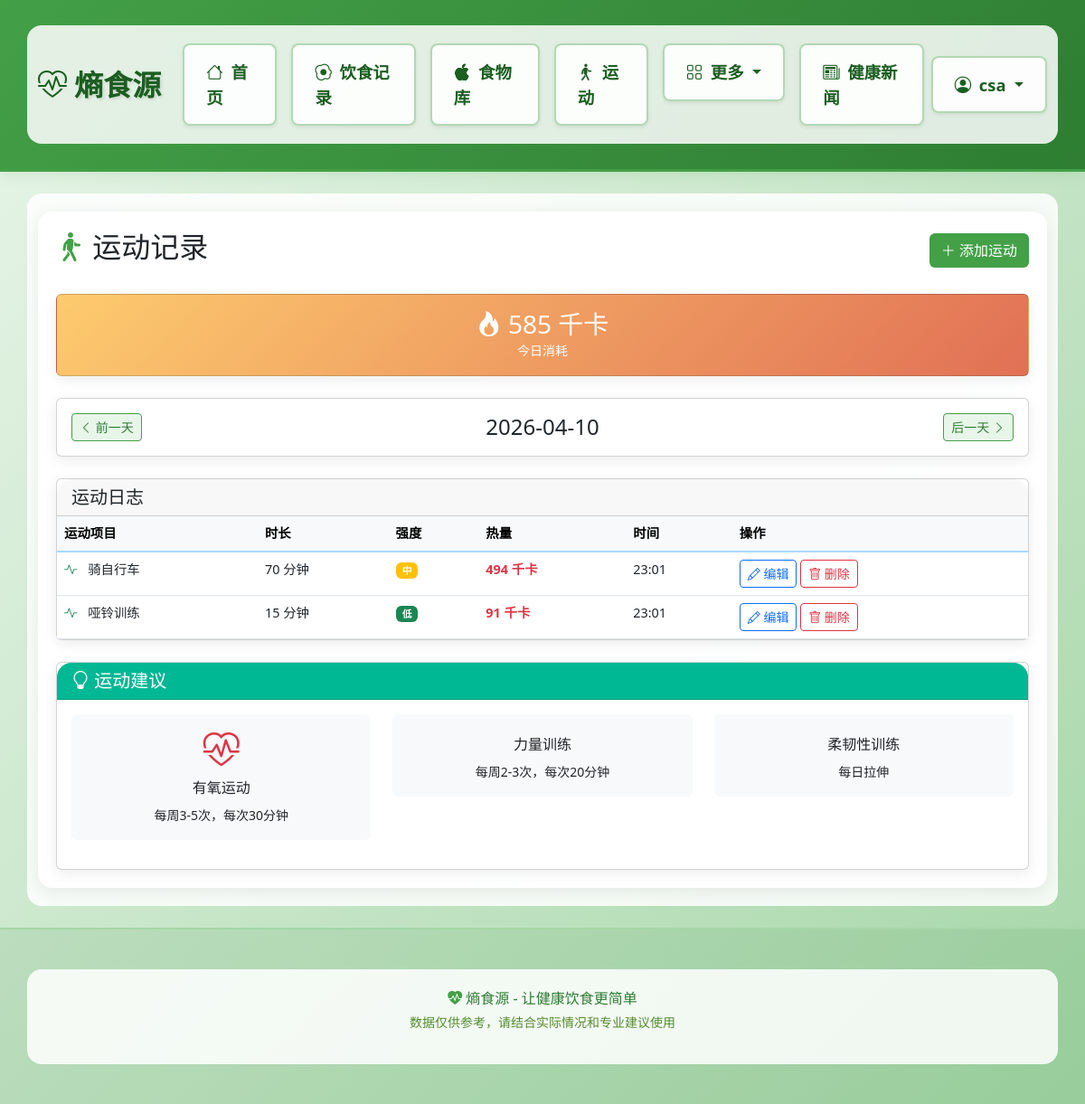
The page /exercise?date=2026-04-10 (signed in) on the database its author committed.
### models.py (models this page shows, shortened)
class User(UserMixin, db.Model):
    __tablename__ = 'users'
    id = db.Column(db.Integer, primary_key=True)
    username = db.Column(db.String(80), unique=True, nullable=False)
    email = db.Column(db.String(120), unique=True, nullable=False)
    password_hash = db.Column(db.String(255), nullable=False)
    created_at = db.Column(db.DateTime, default=datetime.utcnow)
    age = db.Column(db.Integer, default=25)
    gender = db.Column(db.String(10), default='male')  # male, female
    height = db.Column(db.Float, default=170.0)  # cm
    weight = db.Column(db.Float, default=65.0)  # kg
    activity_level = db.Column(db.String(20), default='moderate')  # sedentary, light, moderate, active, very_active
    goal = db.Column(db.String(20), default='maintain')  # lose, maintain, gain
    target_calories = db.Column(db.Float, default=2000)
    target_protein = db.Column(db.Float, default=100)
    target_carbs = db.Column(db.Float, default=250)
    target_fat = db.Column(db.Float, default=65)
    food_records = db.relationship('FoodRecord', backref='user', lazy=True, cascade='all, delete-orphan')
    exercise_records = db.relationship('ExerciseRecord', backref='user', lazy=True, cascade='all, delete-orphan')
    weight_records = db.relationship('WeightRecord', backref='user', lazy=True, cascade='all, delete-orphan')
    sleep_records = db.relationship('SleepRecord', backref='user', lazy=True, cascade='all, delete-orphan')

class ExerciseRecord(db.Model):
    __tablename__ = 'exercise_records'
    id = db.Column(db.Integer, primary_key=True)
    user_id = db.Column(db.Integer, db.ForeignKey('users.id'), nullable=False)
    exercise_id = db.Column(db.Integer, db.ForeignKey('exercises.id'))
    exercise_name = db.Column(db.String(100), nullable=False)
    duration = db.Column(db.Integer, default=30)  # 分钟
    calories_burned = db.Column(db.Float, default=0)
    intensity = db.Column(db.String(20), default='moderate')  # low, moderate, high
    date = db.Column(db.Date, default=date.today)
    time = db.Column(db.Time, default=datetime.now().time)
    notes = db.Column(db.Text)
    created_at = db.Column(db.DateTime, default=datetime.utcnow)
    exercise = db.relationship('Exercise', backref='records')

### app.py (the view)
@app.route('/exercise')
@login_required
def exercise():
    record_date = request.args.get('date', date.today().isoformat())
    try:
        target_date = datetime.strptime(record_date, '%Y-%m-%d').date()
    except:
        target_date = date.today()
    records = ExerciseRecord.query.filter_by(user_id=current_user.id, date=target_date).all()
    total_burned = sum(r.calories_burned for r in records)
    return render_template('exercise.html',
                         records=records,
                         target_date=target_date,
                         total_burned=total_burned)

### app.py (called while the page is built)
@login_manager.user_loader
def load_user(user_id):
    return User.query.get(int(user_id))

@app.context_processor
def inject_variables():
    life_expectancy_bonus = 0
    return dict(
        life_expectancy_bonus=life_expectancy_bonus,
        timedelta=timedelta
    )

### templates/exercise.html (shortened to what this page needs)
{% extends "base.html" %}
{% block content %}
<div class="d-flex justify-content-between align-items-center mb-4">
    <h2><i class="bi bi-person-walking" style="color: #43a047;"></i> 运动记录</h2>
    <a href="{{ url_for('add_exercise') }}" class="btn" style="background: #43a047; color: white;">
        <i class="bi bi-plus-lg"></i> 添加运动
    </a>
</div>
<div class="card mb-4" style="background: linear-gradient(135deg, #fdcb6e, #e17055); color: white;">
    <div class="card-body text-center">
        <h3 class="mb-0"><i class="bi bi-fire"></i> {{ total_burned|int }} 千卡</h3>
        <small>今日消耗</small>
    </div>
</div>
<div class="card mb-4">
    <div class="card-body">
        <div class="d-flex justify-content-between align-items-center">
            <a href="{{ url_for('exercise', date=(target_date - timedelta(days=1)).isoformat()) }}" class="btn btn-sm" style="background: #e8f5e9; color: #2e7d32; border: 1px solid #43a047;">
                <i class="bi bi-chevron-left"></i> 前一天
            </a>
            <h4 class="mb-0">
                {{ target_date.strftime('%Y-%m-%d') }}
            </h4>
            <a href="{{ url_for('exercise', date=(target_date + timedelta(days=1)).isoformat()) }}" class="btn btn-sm" style="background: #e8f5e9; color: #2e7d32; border: 1px solid #43a047;">
                后一天 <i class="bi bi-chevron-right"></i>
            </a>
        </div>
    </div>
</div>
<div class="card">
    <div class="card-header">
        <h5 class="mb-0">运动日志</h5>
    </div>
    <div class="card-body p-0">
        {% if records %}
        <div class="table-responsive">
            <table class="table table-hover mb-0">
                <thead class="table-light">
                    <tr>
                        <th>运动项目</th>
                        <th>时长</th>
                        <th>强度</th>
                        <th>热量</th>
                        <th>时间</th>
                        <th>操作</th>
                    </tr>
                </thead>
                <tbody>
                    {% for record in records %}
                    <tr>
                        <td>
                            <i class="bi bi-activity text-success me-2"></i>
                            {{ record.exercise_name }}
                        </td>
                        <td>{{ record.duration }} 分钟</td>
                        <td>
                            <span class="badge bg-{{ 'success' if record.intensity == 'low' else 'warning' if record.intensity == 'moderate' else 'danger' }}">
                                {{ {'low': '低', 'moderate': '中', 'high': '高'}.get(record.intensity, '中') }}
                            </span>
                        </td>
                        <td class="text-danger fw-bold">{{ record.calories_burned|int }} 千卡</td>
                        <td>{{ record.time.strftime('%H:%M') if record.time else '--:--' }}</td>
                        <td>
                            <a href="{{ url_for('edit_exercise', record_id=record.id) }}" class="btn btn-sm btn-outline-primary">
                                <i class="bi bi-pencil"></i> 编辑
                            </a>
                            <form method="POST" action="{{ url_for('delete_exercise', record_id=record.id) }}" class="d-inline"
                                  onsubmit="return confirm('确定要删除这条运动记录吗？');">
                                <button type="submit" class="btn btn-sm btn-outline-danger">
                                    <i class="bi bi-trash"></i> 删除
                                </button>
                            </form>
                        </td>
                    </tr>
                    {% endfor %}
                </tbody>
            </table>
        </div>
        {% else %}
        <div class="text-center py-5 text-muted">
            <i class="bi bi-emoji-smile display-3"></i>
            <p class="mt-3">今日暂无运动记录</p>
            <a href="{{ url_for('add_exercise') }}" class="btn" style="background: #43a047; color: white;">开始运动</a>
        </div>
        {% endif %}
    </div>
</div>
<div class="card mt-4">
    <div class="card-header" style="background: #00b894; color: white;">
        <h5 class="mb-0"><i class="bi bi-lightbulb"></i> 运动建议</h5>
    </div>
    <div class="card-body">
        <div class="row">
            <div class="col-md-4 mb-3">
                <div class="text-center p-3 bg-light rounded">
                    <i class="bi bi-heart-pulse display-6 text-danger"></i>
                    <h6 class="mt-2">有氧运动</h6>
                    <small>每周3-5次，每次30分钟</small>
                </div>
            </div>
            <div class="col-md-4 mb-3">
                <div class="text-center p-3 bg-light rounded">
                    <h6 class="mt-2">力量训练</h6>
                    <small>每周2-3次，每次20分钟</small>
                </div>
            </div>
            <div class="col-md-4 mb-3">
                <div class="text-center p-3 bg-light rounded">
                    <h6 class="mt-2">柔韧性训练</h6>
                    <small>每日拉伸</small>
                </div>
            </div>
        </div>
    </div>
</div>
{% endblock %}

### templates/base.html (shortened to what this page needs)
<!DOCTYPE html>
<html lang="zh-CN">
<head>
    <link rel="stylesheet" href="{{ url_for('static', filename='css/style.css') }}">
    <link href="https://cdn.jsdelivr.net/npm/bootstrap@5.3.0/dist/css/bootstrap.min.css" rel="stylesheet">
    <link href="https://cdn.jsdelivr.net/npm/bootstrap-icons@1.11.0/font/bootstrap-icons.css" rel="stylesheet">
</head>
<body>
    <nav class="navbar navbar-expand-lg navbar-light" style="background: linear-gradient(135deg, #e8f5e9 0%, #c8e6c9 50%, #a5d6a7 100%); border-bottom: 3px solid #43a047; box-shadow: 0 2px 15px rgba(67, 160, 71, 0.15);">
        <div class="container">
            <a class="navbar-brand fw-bold" href="{{ url_for('index') }}" style="color: #1b5e20; font-size: 2rem;">
                <i class="bi bi-heart-pulse"></i> <span style="font-weight: 800; text-shadow: 2px 2px 3px rgba(0,0,0,0.1);">熵食源</span>
            </a>
            <div class="collapse navbar-collapse" id="navbarNav">
                <ul class="navbar-nav me-auto">
                    <li class="nav-item">
                        <a class="nav-link px-4 py-3 rounded-3 mx-2 shadow-sm" href="{{ url_for('index') }}" style="color: #1b5e20; font-weight: 800; font-size: 1.15rem; background: rgba(255,255,255,0.9); border: 2px solid rgba(67, 160, 71, 0.4);"><i class="bi bi-house me-1"></i> 首页</a>
                    </li>
                    {% if current_user.is_authenticated %}
                    <li class="nav-item">
                        <a class="nav-link px-4 py-3 rounded-3 mx-2 shadow-sm" href="{{ url_for('diet') }}" style="color: #1b5e20; font-weight: 800; font-size: 1.15rem; background: rgba(255,255,255,0.9); border: 2px solid rgba(67, 160, 71, 0.4);"><i class="bi bi-egg-fried me-1"></i> 饮食记录</a>
                    </li>
                    <li class="nav-item">
                        <a class="nav-link px-4 py-3 rounded-3 mx-2 shadow-sm" href="{{ url_for('foods') }}" style="color: #1b5e20; font-weight: 800; font-size: 1.15rem; background: rgba(255,255,255,0.9); border: 2px solid rgba(67, 160, 71, 0.4);"><i class="bi bi-apple me-1"></i> 食物库</a>
                    </li>
                    <li class="nav-item">
                        <a class="nav-link px-4 py-3 rounded-3 mx-2 shadow-sm" href="{{ url_for('exercise') }}" style="color: #1b5e20; font-weight: 800; font-size: 1.15rem; background: rgba(255,255,255,0.9); border: 2px solid rgba(67, 160, 71, 0.4);"><i class="bi bi-person-walking me-1"></i> 运动</a>
                    </li>
                    <li class="nav-item dropdown">
                        <a class="nav-link px-4 py-3 rounded-3 mx-2 shadow-sm dropdown-toggle" href="#" data-bs-toggle="dropdown" style="color: #1b5e20; font-weight: 800; font-size: 1.15rem; background: rgba(255,255,255,0.9); border: 2px solid rgba(67, 160, 71, 0.4);">
                            <i class="bi bi-grid me-1"></i> 更多
                        </a>
                    </li>
                    {% endif %}
                    <li class="nav-item">
                        <a class="nav-link px-4 py-3 rounded-3 mx-2 shadow-sm" href="{{ url_for('news') }}" style="color: #1b5e20; font-weight: 800; font-size: 1.15rem; background: rgba(255,255,255,0.9); border: 2px solid rgba(67, 160, 71, 0.4);"><i class="bi bi-newspaper me-1"></i> 健康新闻</a>
                    </li>
                </ul>
                <ul class="navbar-nav">
                    {% if current_user.is_authenticated %}
                    <li class="nav-item dropdown">
                        <a class="nav-link px-4 py-3 rounded-3 dropdown-toggle shadow-sm" href="#" data-bs-toggle="dropdown" style="color: #1b5e20; font-weight: 800; font-size: 1.15rem; background: rgba(255,255,255,0.9); border: 2px solid rgba(67, 160, 71, 0.4);">
                            <i class="bi bi-person-circle me-1"></i> {{ current_user.username }}
                        </a>
                    </li>
                    {% endif %}
                </ul>
            </div>
        </div>
    </nav>
    <main class="container my-4">
        <div style="background: rgba(255, 255, 255, 0.92); border-radius: 16px; padding: 20px; box-shadow: 0 4px 20px rgba(0, 0, 0, 0.08);">
        {% block content %}{% endblock %}
        </div>
    </main>
    <footer class="py-4 mt-4" style="background: rgba(46, 125, 50, 0.1); border-top: 2px solid #a5d6a7;">
        <div class="container text-center">
            <p class="mb-1" style="color: #2e7d32;">
                <i class="bi bi-heart-pulse-fill" style="color: #43a047;"></i> 熵食源 - 让健康饮食更简单
            </p>
            <p class="small" style="color: #558b2f;">
                数据仅供参考，请结合实际情况和专业建议使用
            </p>
        </div>
    </footer>
</body>
</html>

### static/css/style.css (style rules this page uses)
:root { --primary-color: #74b9ff; --primary-dark: #0984e3; --primary-light: #a8d8ff; --success-color: #00b894; --warning-color: #fdcb6e; --danger-color: #e17055; --info-color: #00cec9; }
body { font-family: -apple-system, BlinkMacSystemFont, "Segoe UI", Roboto, "Helvetica Neue", Arial, sans-serif; background: linear-gradient(135deg, #e8f5e9 0%, #c8e6c9 50%, #a5d6a7 100%); background-attachment: fixed; color: #2d3436; min-height: 100vh; }
.container, .container-fluid { background: rgba(255, 255, 255, 0.85); border-radius: 16px; padding: 20px; margin-top: 20px; margin-bottom: 20px; }
.navbar { box-shadow: 0 2px 10px rgba(27, 94, 32, 0.15); background: linear-gradient(135deg, #43a047, #2e7d32) !important; }
.navbar-brand { font-weight: 700; font-size: 1.5rem; }
.nav-link { font-weight: 500; transition: all 0.3s ease; }
.card { border: none; border-radius: 16px; box-shadow: 0 4px 15px rgba(0, 0, 0, 0.08); transition: transform 0.3s ease, box-shadow 0.3s ease; }
.card-header { border-radius: 16px 16px 0 0 !important; font-weight: 600; }
.table { font-size: 0.9rem; }
.table thead th { font-weight: 600; border-bottom: 2px solid var(--primary-light); }
.badge { font-weight: 500; }
footer { border-top: 1px solid #c8e6c9; background: rgba(255, 255, 255, 0.9); }

### rows shown on the page
User: username "csa"
ExerciseRecord: exercise_name "骑自行车", duration "70", intensity "中", calories_burned "494", time "23:01"
ExerciseRecord: exercise_name "哑铃训练", duration "15", intensity "低", calories_burned "91", time "23:01"

### other values the page prints
{{ total_burned|int }} "585"
{{ target_date.strftime('%Y-%m-%d') }} "2026-04-10"
